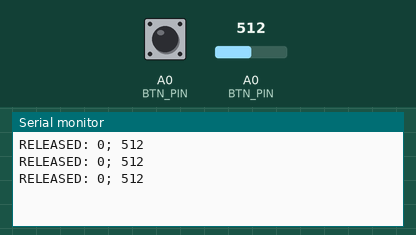
Recording of a sketch running on a simulated Arduino Uno, built with avr-gcc and run on an emulated ATmega328P. On the bench: the last lines printed to the serial monitor. The inputs (shaded band) are chosen by the test bench; at power-on: A0 (BTN_PIN) = 512, A0 (BTN_PIN) LOW.

Above: at 1.2 s.
1.3 s: A0 (BTN_PIN) set to 1007
At 1.9 s:
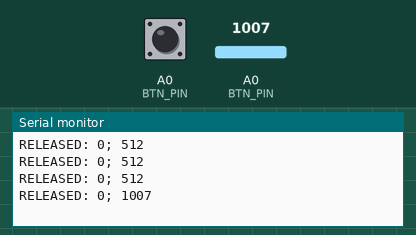
2.8 s: A0 (BTN_PIN) set to 1023
At 3.4 s:
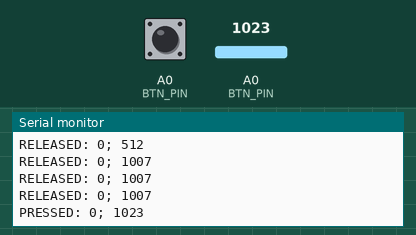

Measured:
- the behaviour switches between 1022 and 1023 on A0 (BTN_PIN) (found by bisection; images 1 and 2)
- after the input at 1.3 s, the serial monitor: prints a new line after 0.20 s (image 1)
- after the input at 2.8 s, the serial monitor: prints a new line after 0.20 s (image 2)

The sketch:

serial-test.ino
```cpp
#define COMM Serial
#define BTN_PIN A0

void setup() {
  COMM.begin(9600);

  pinMode(BTN_PIN, INPUT);
}

void loop() {
  while (COMM.available()) {
    byte byteRead = COMM.read();

    COMM.write(byteRead);
  }

  int btnState1 = digitalRead(BTN_PIN);
  int btnState2 = analogRead(BTN_PIN);

  if (btnState2 == 1023) {
    COMM.print("PRESSED: ");
  } else {
    COMM.print("RELEASED: ");
  }

  COMM.print(btnState1);
  COMM.print("; ");
  COMM.println(btnState2);

  delay(500);
}
```
